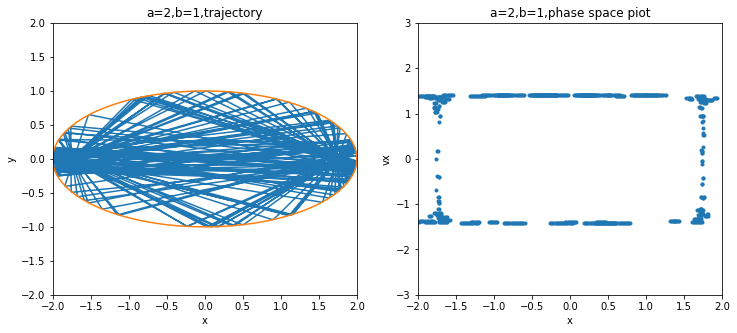

Write the Python code that produced this figure.
# -*- coding: utf-8 -*-
"""
Created on Fri Nov 10 10:20:32 2017

@author: 高多奇
"""

import pylab as pl
import math 
import numpy as np   
x=-math.sqrt(3)
y=0.
t=0.
vx=1
vy=1
dt=0.01
time=0
X=[]
Y=[]
X1=[]
Y1=[]
while(t<300):
    x=x+vx*dt
    y=y+vy*dt
    vx=vx
    vy=vy
    t=t+dt
    if((x**2)/4+y**2>1):
        P=np.array([x/4,y])
        n=P/math.sqrt(np.dot(P,P))
        V=np.array([vx,vy])
        v_1=np.dot(V,n)*n
        v_2=V-v_1
        v_1=-v_1
        [vx,vy]=v_1+v_2
        x=x+vx*dt
        y=y+vy*dt
    X.append(x)
    Y.append(y)
    if(abs(y)<0.01):
        X1.append(x)
        Y1.append(vx)
x=2*np.cos(np.linspace(0,2*np.pi,200))
y=np.sin(np.linspace(0,2*np.pi,200))        
fig1=pl.figure(figsize=(12,5))
pl.subplot(121)
pl.title('a=2,b=1,trajectory')
pl.plot(X,Y,'')
pl.xlim(-2,2)
pl.ylim(-2,2)
pl.plot(x,y)
pl.ylabel('y')
pl.xlabel('x')
pl.subplot(122)
pl.title('a=2,b=1,phase space piot')
pl.plot(X1,Y1,'.')
pl.xlim(-2,2)
pl.ylim(-3,3)
pl.ylabel('vx')
pl.xlabel('x')

pl.show()
